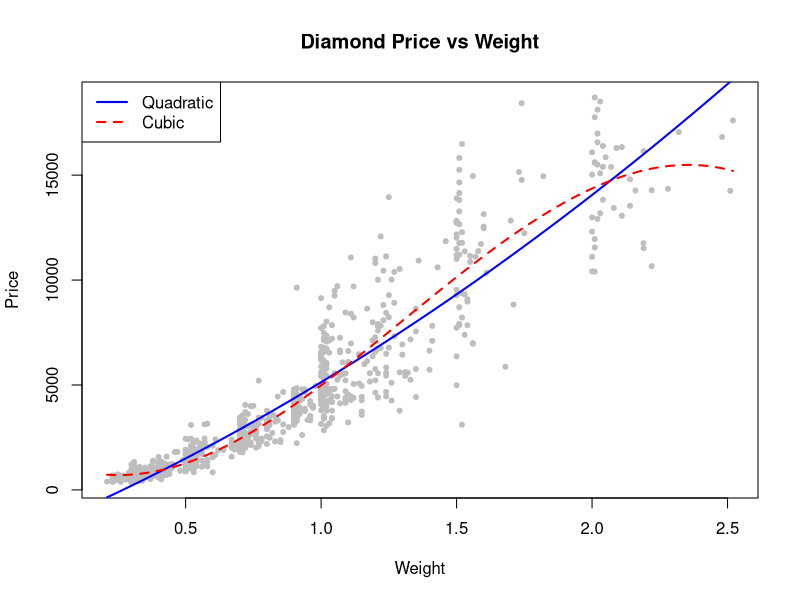
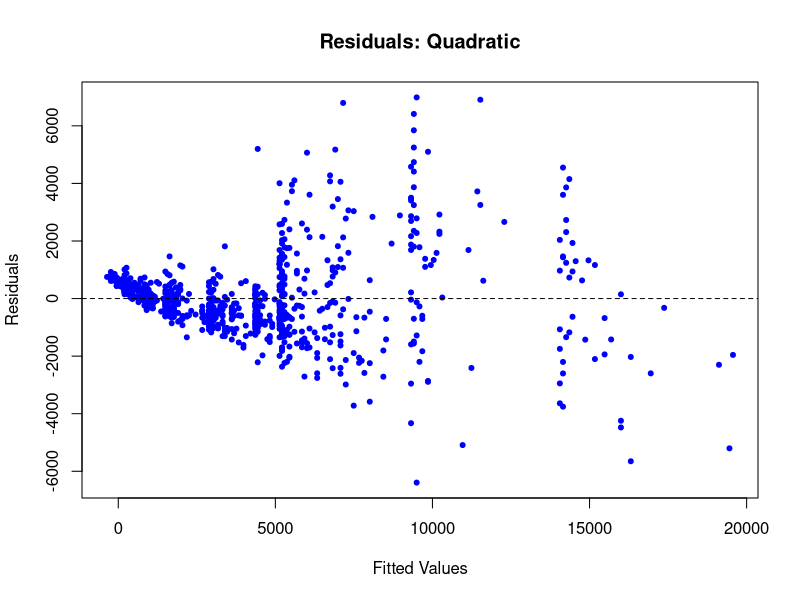
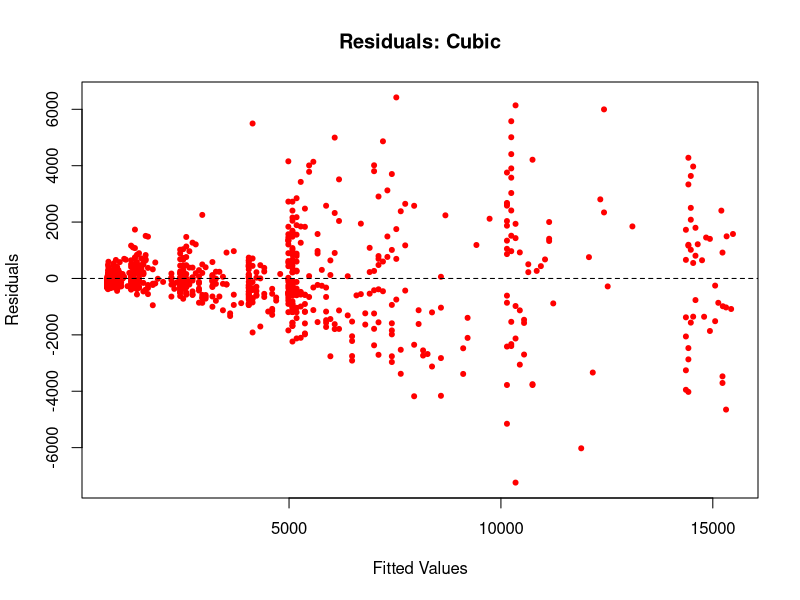

These figures' R source, in order:
## ---- chunk 1
knitr::opts_chunk$set(echo = TRUE)
Diamond=read.csv('dia1.csv')
plot(Diamond$weight, Diamond$price, 
     pch = 20, col = "grey", 
     xlab = "Weight", ylab = "Price", 
     main = "Diamond Price vs Weight")
m2=lm(price~weight+I(weight**2),data= Diamond)
m3=lm(price~weight+I(weight**2)+I(weight**3),data= Diamond)
w_seq = seq(min(Diamond$weight), max(Diamond$weight), length.out = 100)
new_data = data.frame(weight = w_seq)
lines(w_seq, predict(m2, new_data), col = "blue", lwd = 2)
lines(w_seq, predict(m3, new_data), col = "red", lwd = 2, lty = 2)
legend("topleft", legend = c("Quadratic", "Cubic"), 
       col = c("blue", "red"), lwd = 2, lty = c(1, 2))
## ---- chunk 2
plot(predict(m2), resid(m2),
     main = "Residuals: Quadratic",
     xlab = "Fitted Values", ylab = "Residuals", pch = 20, col = "blue")
abline(h = 0, col = "black", lty = 2)

plot(predict(m3), resid(m3),
     main = "Residuals: Cubic",
     xlab = "Fitted Values", ylab = "Residuals", pch = 20, col = "red")
abline(h = 0, col = "black", lty = 2)
